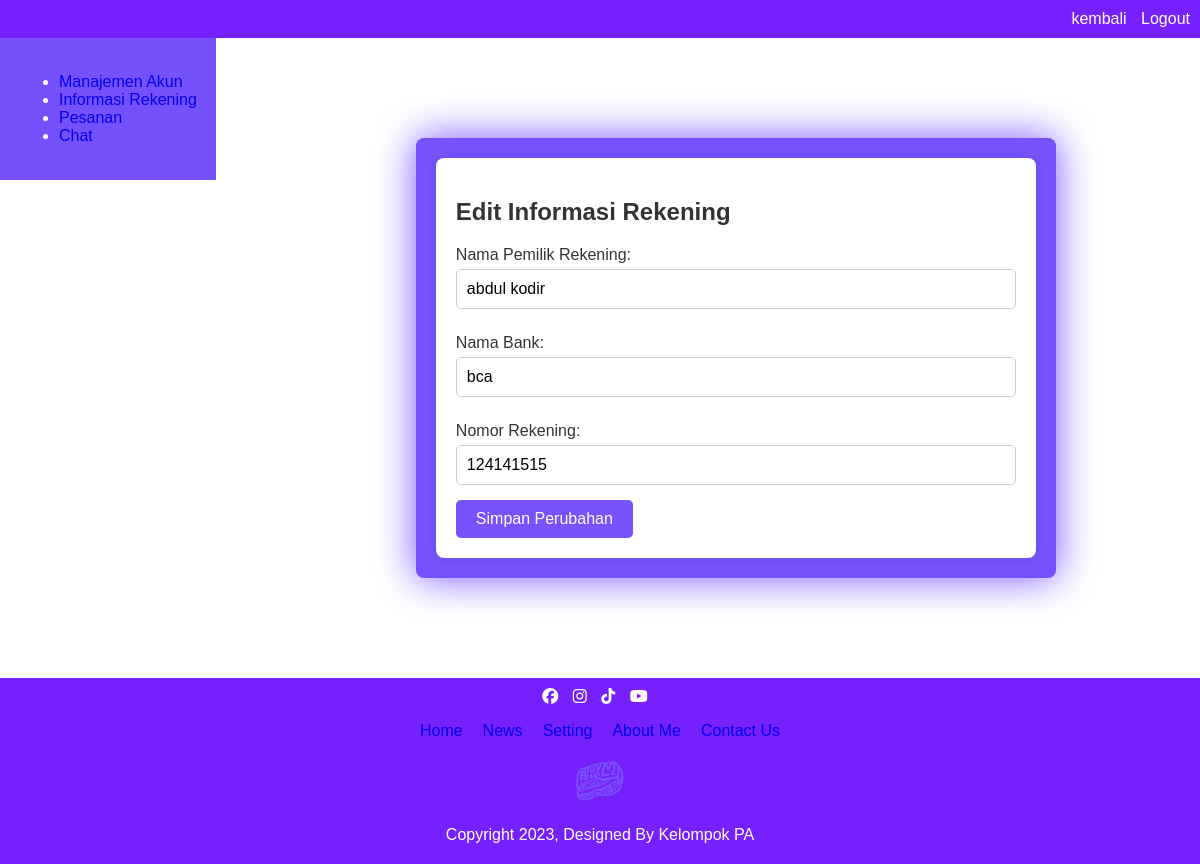
The app's page /pages/edit_rekening.php (signed in) with its own data.
### tables this page shows
CREATE TABLE `rekening_user` (
  `id_rekening` int(11) NOT NULL,
  `id_pelanggan` int(11) NOT NULL,
  `nama_rekening` varchar(255) NOT NULL,
  `nama_bank` varchar(255) NOT NULL,
  `no_rekening` int(11) NOT NULL
);

### util/loginSession.php (called while the page is built, shortened)
<?php
if(!isset($_SESSION['logged'])){
    echo "<script>
        alert('Anda Belum Login Broo');
        document.location.href = '../pages/login.php';
    </script>";
}else{
    if (isset($_SESSION['username'])) {
        $id_akun  = $_SESSION['id_akun'];
    } else {
        echo "<script>
                alert('Akun Tidak Ditemukan');
                document.location.href = '../pages/login.php';
            </script>";
    }
}
?>

### pages/edit_rekening.php (the view, shortened to what this page needs)
<?php
require "../util/koneksi.php";
require "../util/loginSession.php";
$id_akun = $id_akun;
$query_select_rekening = "SELECT * FROM rekening_user WHERE id_pelanggan = $id_akun";
$result_select_rekening = mysqli_query($conn, $query_select_rekening);
$nama_bank = "";
$no_rekening = "";
$nama_rekening = "";
if(mysqli_num_rows($result_select_rekening) > 0) {
    $row_rekening = mysqli_fetch_assoc($result_select_rekening);
    $nama_bank = $row_rekening['nama_bank'];
    $no_rekening = $row_rekening['no_rekening'];
    $nama_rekening = $row_rekening['nama_rekening'];
}
?>
<!DOCTYPE html>
<html lang="en">
<head>
    <link rel="stylesheet" href="path-to-your-fontawesome/css/all.css">
    <link rel="stylesheet" href="../style/edit_rekening.css">
</head>
<body>
    <nav>
        <a href="UserPage.php">kembali</a>
        <a href="../util/logout.php">Logout</a>
    </nav>
    <header>
        <aside>
            <ul>
                <li><a href="#" class="menu-link">Manajemen Akun</a></li>
                <li><a href="informasi_rekening.php" class="menu-item">Informasi Rekening</a></li>
                <li><a href="pesanan.php" class="menu-item">Pesanan</a></li>
                <li><a href="TG_CONTACT.php" class="menu-item">Chat</a></li>
            </ul>
        </aside>
        <main>
            <div class="form-edit rekening">
            <h2>Edit Informasi Rekening</h2>
            <form action="" method="post">
                <label for="nama_rekening">Nama Pemilik Rekening:</label>
                <input type="text" id="nama_rekening" name="nama_rekening" value="<?= $nama_rekening ?>" required>
                <br>
                <label for="nama_bank">Nama Bank:</label>
                <input type="text" id="nama_bank" name="nama_bank" value="<?= $nama_bank ?>" required>
                <br>
                <label for="no_rekening">Nomor Rekening:</label>
                <input type="number" id="no_rekening" name="no_rekening" value="<?= $no_rekening ?>" required>
                <br>
                <button type="submit">Simpan Perubahan</button>
            </form>
        </div>
        </main>
    </header>
    <footer class="footer" id="setting">
        <div class="icon">
            <a href="#"><i class="fab fa-facebook"></i></a>
            <a href="#"><i class="fab fa-instagram"></i></a>
            <a href="#"><i class="fab fa-tiktok"></i></a>
            <a href="#"><i class="fab fa-youtube"></i></a>
        </div>
        <div class="footern">
            <ul>
                <li><a href="#">Home</a></li>
                <li><a href="#">News</a></li>
                <li><a href="#">Setting</a></li>
                <li><a href="#">About Me</a></li>
                <li><a href="#">Contact Us</a></li>
            </ul>
        </div>
        <div class="footerb">
            <img src="../asset/logo.png" alt="" style="width: 50px; height: 50px;">
            <p>Copyright 2023, Designed By Kelompok PA</p>
        </div>
    </footer>
</body>
</html>

### style/edit_rekening.css (style rules this page uses)
body { font-family: Arial, sans-serif; margin: 0; padding: 0; display: flex; flex-direction: column; min-height: 100vh; }
nav { background-color: #7720FE; color: #fff; padding: 10px; text-align: right; }
nav a { color: #fff; text-decoration: none; margin-left: 10px; }
header { display: flex; }
aside { width: 0p15x; height: 100%; background-color: #7750FE; color: #fff; padding: 19px; box-sizing: border-box; }
main { flex: 1; padding: 20px; }
footer { background-color: #7720FE; color: #fff; padding: 10px; text-align: center; margin-top: auto; }
.icon a { color: #fff; text-decoration: none; margin-right: 10px; }
.footer ul { list-style: none; padding: 0; display: flex; justify-content: center; }
.footer ul li { margin: 0 10px; }
main { max-width: 600px; margin: 100px auto; margin-left: 200px; background-color: #7752FE; color: white; padding: 20px; border-radius: 8px; box-shadow: 0 0 40px #7752FE; }
a { text-decoration: none; }
h2 { color: # ; }
p { margin-bottom: 10px; }
.form-edit.rekening { background-color: white; color: #333; padding: 20px; border-radius: 8px; box-shadow: 0 0 10px rgba(0, 0, 0, 0.1); }
.form-edit.rekening label { display: block; margin: 10px 0 5px; color: #333; }
.form-edit.rekening input { width: 100%; padding: 10px; margin-bottom: 15px; border: 1px solid #ccc; border-radius: 5px; box-sizing: border-box; font-size: 16px; outline: none; }
.form-edit.rekening button { background-color: #7752FE; color: white; padding: 10px 20px; border: none; border-radius: 5px; cursor: pointer; font-size: 16px; outline: none; }

### records on screen
rekening_user: nama_rekening "abdul kodir", nama_bank "bca", no_rekening "124141515"
